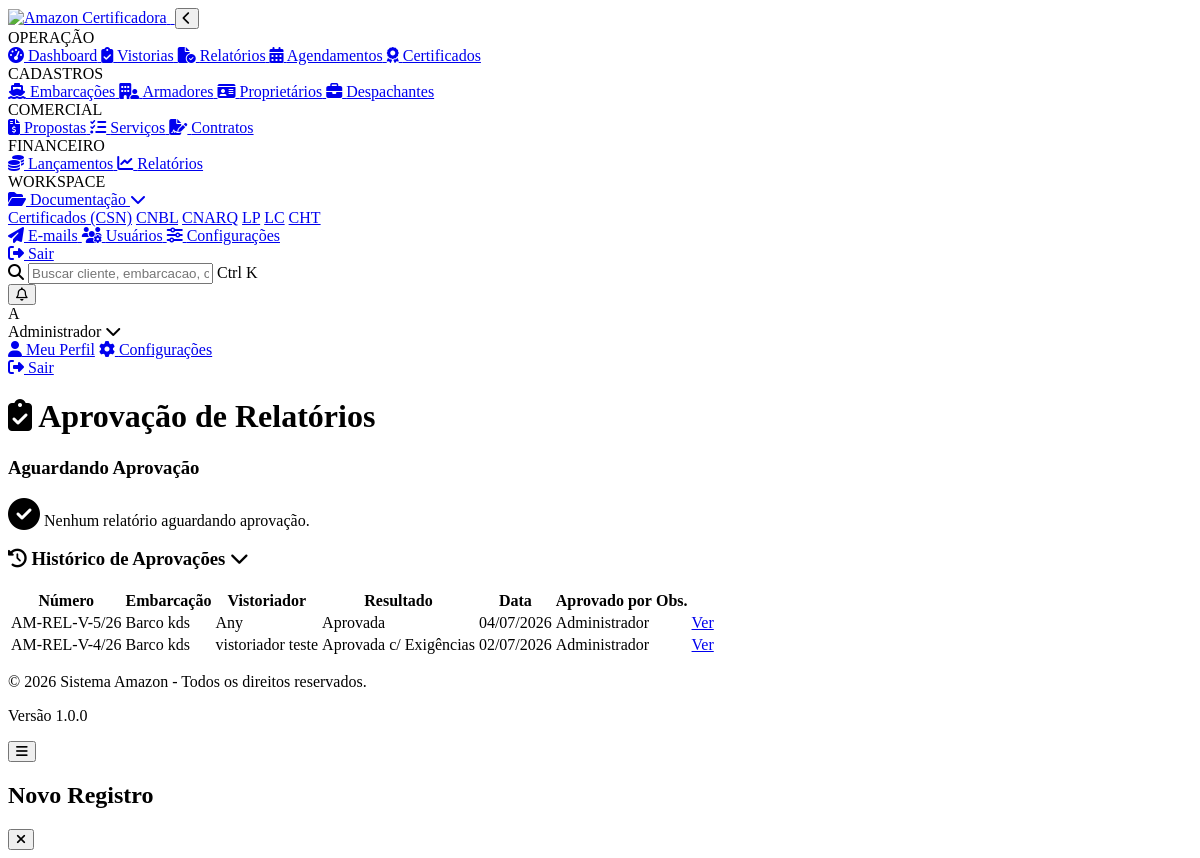
The app's page /modules/documentacao/aprovacao_relatorios.php (signed in) with its own data.
### tables this page shows
CREATE TABLE `vistorias` (
  `id` char(36) NOT NULL DEFAULT (uuid()),
  `numero` varchar(30) DEFAULT NULL,
  `embarcacao_id` char(36) NOT NULL,
  `pessoa_id` char(36) DEFAULT NULL,
  `armador_id` char(36) DEFAULT NULL,
  `agendamento_id` char(36) DEFAULT NULL,
  `relatorio_anterior_id` char(36) DEFAULT NULL,
  `data_vistoria` date NOT NULL,
  `data_emissao` date DEFAULT NULL,
  `status` enum('PENDENTE','AGUARDANDO_APROVACAO','APROVADA','APROVADA_COM_EXIGENCIAS','REPROVADA','CANCELADA') DEFAULT 'PENDENTE',
  `aprovado_por` char(36) DEFAULT NULL,
  `data_aprovacao` datetime DEFAULT NULL,
  `observacao_admin` text,
  `observacoes` text,
  `resultado` text,
  `observacoes_tecnicas` text,
  `texto_observacoes_geradas` text,
  `criado_por` char(36) DEFAULT NULL,
  `criado_em` datetime DEFAULT CURRENT_TIMESTAMP,
  `atualizado_em` datetime DEFAULT CURRENT_TIMESTAMP ON UPDATE CURRENT_TIMESTAMP
);

CREATE TABLE `embarcacoes` (
  `id` char(36) NOT NULL DEFAULT (uuid()),
  `proprietario_id` char(36) DEFAULT NULL,
  `nome` varchar(150) NOT NULL,
  `tipo` varchar(100) DEFAULT NULL,
  `tipo_embarcacao_id` char(36) DEFAULT NULL,
  `tipo_embarcacao` varchar(100) DEFAULT NULL,
  `possui_propulsao` tinyint(1) DEFAULT NULL,
  `fabricante_motor` varchar(300) DEFAULT NULL,
  `potencia_kw` varchar(50) DEFAULT NULL,
  `registro` varchar(80) DEFAULT NULL,
  `proprietario` varchar(150) DEFAULT NULL,
  `ano` int DEFAULT NULL,
  `cliente_id` char(36) DEFAULT NULL,
  `comprimento_total` decimal(8,2) DEFAULT NULL,
  `comprimento_casco` decimal(8,2) DEFAULT NULL,
  `comprimento_lpp` decimal(8,2) DEFAULT NULL,
  `pontal_moldado` decimal(8,2) DEFAULT NULL,
  `boca_moldada` decimal(8,2) DEFAULT NULL,
  `boca_maxima` decimal(8,2) DEFAULT NULL,
  `material_casco` varchar(100) DEFAULT NULL,
  `tipo_servico` varchar(100) DEFAULT NULL,
  `tipo_navegacao` varchar(200) DEFAULT NULL,
  `area_navegacao` varchar(200) DEFAULT NULL,
  `arqueacao_bruta` varchar(50) DEFAULT NULL,
  `numero_inscricao` varchar(80) DEFAULT NULL,
  `porto_inscricao` varchar(100) DEFAULT NULL,
  `indicativo_chamada` varchar(80) DEFAULT NULL,
  `numero_tripulantes` int DEFAULT '0',
  `numero_passageiros_n1` int DEFAULT '0',
  `numero_passageiros_n2` int DEFAULT '0',
  `observacoes` text,
  `ativo` tinyint(1) NOT NULL DEFAULT '1',
  `criado_por` char(36) DEFAULT NULL,
  `criado_em` datetime DEFAULT CURRENT_TIMESTAMP,
  `atualizado_em` datetime DEFAULT CURRENT_TIMESTAMP ON UPDATE CURRENT_TIMESTAMP,
  `autorizado_carga` tinyint(1) DEFAULT NULL,
  `obs_passageiros` varchar(100) DEFAULT NULL,
  `acessibilidade` tinyint(1) DEFAULT NULL,
  `local_construcao` varchar(200) DEFAULT NULL,
  `arqueacao_liquida` decimal(10,2) DEFAULT NULL,
  `metodo_arqueacao` varchar(100) DEFAULT NULL,
  `borda_livre_mm` int DEFAULT NULL,
  `borda_livre_tipo` varchar(100) DEFAULT NULL,
  `calado_maximo_m` decimal(8,2) DEFAULT NULL,
  `aresta_superior_linha_conves` varchar(50) DEFAULT NULL,
  `centro_disco_situado` varchar(50) DEFAULT NULL,
  `dist_linha_conves_bico_proa` varchar(50) DEFAULT NULL,
  `dist_linha_conves_abaixo_disco` varchar(50) DEFAULT NULL,
  `marca_linha_carga_area1` varchar(50) DEFAULT NULL,
  `marca_linha_carga_area2` varchar(50) DEFAULT NULL,
  `acrescimo_agua_salgada` varchar(50) DEFAULT NULL
);

CREATE TABLE `usuarios` (
  `id` char(36) NOT NULL DEFAULT (uuid()),
  `nome` varchar(150) NOT NULL,
  `email` varchar(150) NOT NULL,
  `senha_hash` varchar(255) NOT NULL,
  `cargo` enum('ADMIN','VENDEDOR','VISTORIADOR') NOT NULL DEFAULT 'VISTORIADOR',
  `ativo` tinyint(1) NOT NULL DEFAULT '1',
  `criado_em` datetime DEFAULT CURRENT_TIMESTAMP,
  `atualizado_em` datetime DEFAULT CURRENT_TIMESTAMP ON UPDATE CURRENT_TIMESTAMP,
  `acesso_documentacao` tinyint(1) DEFAULT '0',
  `acesso_financeiro` tinyint(1) DEFAULT '0'
);

### includes/functions.php (called while the page is built, shortened)
<?php
function formatarData($data) {
    $date = new DateTime($data);
    return $date->format('d/m/Y');
}
function h($texto) {
    return htmlspecialchars((string)$texto, ENT_QUOTES, 'UTF-8');
}

### modules/documentacao/aprovacao_relatorios.php (the view, shortened to what this page needs)
<?php
require_once __DIR__ . '/../../includes/functions.php';
global $pdo;
$stmt = $pdo->prepare("SELECT v.id, v.numero, v.status, v.data_vistoria, v.atualizado_em as data_envio, v.agendamento_id, e.nome as embarcacao, e.registro, u.nome as vistoriador, COUNT(ve.id) as total_itens, SUM(CASE WHEN ve.conforme = 'nao' THEN 1 ELSE 0 END) as itens_nao_conformes FROM vistorias v JOIN embarcacoes e ON v.embarcacao_id = e.id JOIN agendamentos a ON v.agendamento_id = a.id JOIN usuarios u ON a.vistoriador_id = u.id LEFT JOIN vistoria_exigencias ve ON v.id = ve.vistoria_id WHERE v.status = 'AGUARDANDO_APROVACAO' GROUP BY v.id ORDER BY v.atualizado_em ASC");
$stmt->execute();
$pendentes = $stmt->fetchAll(PDO::FETCH_ASSOC);
$stmt2 = $pdo->prepare("SELECT v.id, v.numero, v.status, v.data_aprovacao, v.observacao_admin, v.agendamento_id, e.nome as embarcacao, u.nome as vistoriador, adm.nome as aprovado_por_nome FROM vistorias v JOIN embarcacoes e ON v.embarcacao_id = e.id JOIN agendamentos a ON v.agendamento_id = a.id JOIN usuarios u ON a.vistoriador_id = u.id LEFT JOIN usuarios adm ON v.aprovado_por = adm.id WHERE v.status IN ('APROVADA','APROVADA_COM_EXIGENCIAS','REPROVADA') ORDER BY v.data_aprovacao DESC LIMIT 20");
$stmt2->execute();
$historico = $stmt2->fetchAll(PDO::FETCH_ASSOC);
require_once __DIR__ . '/../../includes/header.php';
require_once __DIR__ . '/../../includes/sidebar.php';
?>
<div class="conteudo-principal">
    <div class="page-header">
        <h1><i class="fas fa-clipboard-check"></i> Aprovação de Relatórios</h1>
    </div>
    <div class="card mb-4">
        <div class="card-header">
            <h3>Aguardando Aprovação</h3>
        </div>
        <div class="card-body">
            <?php if (empty($pendentes)): ?>
                <p class="text-muted text-center py-4">
                    <i class="fas fa-check-circle fa-2x mb-2 d-block text-success"></i>
                    Nenhum relatório aguardando aprovação.
                </p>
            <?php endif; ?>
        </div>
    </div>
    <div class="card">
        <div class="card-header" style="cursor:pointer" >
            <h3><i class="fas fa-history"></i> Histórico de Aprovações <i class="fas fa-chevron-down" id="icone-historico"></i></h3>
        </div>
        <div class="card-body" id="historico-body" >
            <?php if (empty($historico)): ?>
                <p class="text-muted">Nenhuma aprovação registrada ainda.</p>
            <?php else: ?>
                <div class="table-responsive">
                <table class="table table-sm">
                    <thead>
                        <tr><th>Número</th><th>Embarcação</th><th>Vistoriador</th><th>Resultado</th><th>Data</th><th>Aprovado por</th><th>Obs.</th><th></th></tr>
                    </thead>
                    <tbody>
                        <?php foreach ($historico as $h): ?>
                        <tr>
                            <td><?= h($h['numero'] ?? 'S/N') ?></td>
                            <td><?= h($h['embarcacao']) ?></td>
                            <td><?= h($h['vistoriador']) ?></td>
                            <td>
                                <?php
                                $cores = ['APROVADA'=>'badge-success','APROVADA_COM_EXIGENCIAS'=>'badge-warning','REPROVADA'=>'badge-danger'];
                                $labels = ['APROVADA'=>'Aprovada','APROVADA_COM_EXIGENCIAS'=>'Aprovada c/ Exigências','REPROVADA'=>'Reprovada'];
                                $cor = $cores[$h['status']] ?? 'badge-secondary';
                                $label = $labels[$h['status']] ?? $h['status'];
                                ?>
                                <span class="badge <?= $cor ?>"><?= $label ?></span>
                            </td>
                            <td><?= $h['data_aprovacao'] ? formatarData($h['data_aprovacao']) : '—' ?></td>
                            <td><?= h($h['aprovado_por_nome'] ?? '—') ?></td>
                            <td><?= h(mb_strimwidth($h['observacao_admin'] ?? '', 0, 40, '...')) ?></td>
                            <td><a href="<?= APP_URL ?>vistorias/relatorio?agendamento_id=<?= urlencode($h['agendamento_id'] ?? '') ?>" class="btn btn-sm btn-secondary">Ver</a></td>
                        </tr>
                        <?php endforeach; ?>
                    </tbody>
                </table>
                </div>
            <?php endif; ?>
        </div>
    </div>
</div>
<?php require_once __DIR__ . '/../../includes/footer.php'; ?>

### records on screen
vistorias: numero "AM-REL-V-5/26", embarcacao.nome "Barco kds", criado_por.nome "Any", status "Aprovada", data_aprovacao "04/07/2026", aprovado_por.nome "Administrador"
vistorias: numero "AM-REL-V-4/26", embarcacao.nome "Barco kds", criado_por.nome "vistoriador teste", status "Aprovada c/ Exigências", data_aprovacao "02/07/2026", aprovado_por.nome "Administrador"

### other values on screen
substr($_SESSION['usuario_nome'] ?? 'A', 0, 1) "A"
$_SESSION['usuario_nome'] "Administrador"
APP_NAME "Sistema Amazon"
